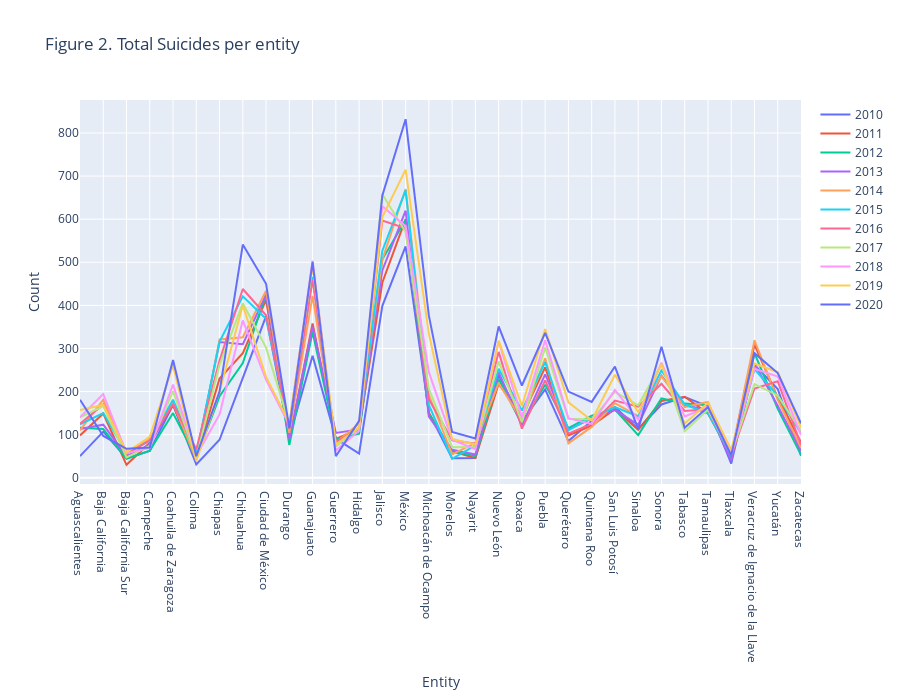

Notebook source saved alongside this figure:
### Code cell
fig = go.Figure()
for year in range(2010,2021):
    fig.add_trace(go.Scatter(x=df.Entidad, y=df['{}_Total'.format(year)],
                        #mode='lines+text+markers',
                        name='{}'.format(year),
                        #text=df['{}_Total'.format(year)],
                        #textposition='top center',
                        hovertemplate=
                        '<b>Entity</b>: %{x}<br>'+
                        '<b>Count</b>: %{y}',
                        ))

fig.update_layout(title='Figure 2. Total Suicides per entity',
                    xaxis_title='Entity',
                    yaxis_title='Count',
                    height=700)

#pio.write_html(fig, file='suicidios_total_entity.html', include_plotlyjs='cdn', full_html=False)
fig.show()

### Figure 1 — Plotly figure (JSON) as saved in the notebook; plotly's stock layout.template omitted (floating-point values rounded to 4 significant figures)
{"data": [{"hovertemplate": "<b>Entity</b>: %{x}<br><b>Count</b>: %{y}", "name": "2010", "type": "scatter", "x": ["Aguascalientes", "Baja California", "Baja California Sur", "Campeche", "Coahuila de Zaragoza", "Colima", "Chiapas", "Chihuahua", "Ciudad de México", "Durango", "Guanajuato", "Guerrero", "Hidalgo", "Jalisco", "México", "Michoacán de Ocampo", "Morelos", "Nayarit", "Nuevo León", "Oaxaca", "Puebla", "Querétaro", "Quintana Roo", "San Luis Potosí", "Sinaloa", "Sonora", "Tabasco", "Tamaulipas", "Tlaxcala", "Veracruz de Ignacio de la Llave", "Yucatán", "Zacatecas"], "y": [50, 107, 45, 62, 169, 31, 88, 234, 375, 94, 283, 91, 56, 399, 537, 151, 45, 46, 238, 131, 205, 85, 132, 164, 113, 170, 187, 166, 33, 262, 206, 51]}, {"hovertemplate": "<b>Entity</b>: %{x}<br><b>Count</b>: %{y}", "name": "2011", "type": "scatter", "x": ["Aguascalientes", "Baja California", "Baja California Sur", "Campeche", "Coahuila de Zaragoza", "Colima", "Chiapas", "Chihuahua", "Ciudad de México", "Durango", "Guanajuato", "Guerrero", "Hidalgo", "Jalisco", "México", "Michoacán de Ocampo", "Morelos", "Nayarit", "Nuevo León", "Oaxaca", "Puebla", "Querétaro", "Quintana Roo", "San Luis Potosí", "Sinaloa", "Sonora", "Tabasco", "Tamaulipas", "Tlaxcala", "Veracruz de Ignacio de la Llave", "Yucatán", "Zacatecas"], "y": [98, 149, 30, 81, 169, 48, 230, 289, 413, 86, 358, 90, 113, 453, 600, 150, 61, 46, 218, 142, 256, 98, 121, 159, 111, 178, 188, 149, 51, 309, 186, 82]}, {"hovertemplate": "<b>Entity</b>: %{x}<br><b>Count</b>: %{y}", "name": "2012", "type": "scatter", "x": ["Aguascalientes", "Baja California", "Baja California Sur", "Campeche", "Coahuila de Zaragoza", "Colima", "Chiapas", "Chihuahua", "Ciudad de México", "Durango", "Guanajuato", "Guerrero", "Hidalgo", "Jalisco", "México", "Michoacán de Ocampo", "Morelos", "Nayarit", "Nuevo León", "Oaxaca", "Puebla", "Querétaro", "Quintana Roo", "San Luis Potosí", "Sinaloa", "Sonora", "Tabasco", "Tamaulipas", "Tlaxcala", "Veracruz de Ignacio de la Llave", "Yucatán", "Zacatecas"], "y": [116, 113, 44, 63, 150, 46, 189, 266, 426, 76, 338, 90, 102, 507, 598, 147, 62, 50, 229, 124, 216, 115, 144, 158, 99, 184, 172, 168, 44, 289, 160, 53]}, {"hovertemplate": "<b>Entity</b>: %{x}<br><b>Count</b>: %{y}", "name": "2013", "type": "scatter", "x": ["Aguascalientes", "Baja California", "Baja California Sur", "Campeche", "Coahuila de Zaragoza", "Colima", "Chiapas", "Chihuahua", "Ciudad de México", "Durango", "Guanajuato", "Guerrero", "Hidalgo", "Jalisco", "México", "Michoacán de Ocampo", "Morelos", "Nayarit", "Nuevo León", "Oaxaca", "Puebla", "Querétaro", "Quintana Roo", "San Luis Potosí", "Sinaloa", "Sonora", "Tabasco", "Tamaulipas", "Tlaxcala", "Veracruz de Ignacio de la Llave", "Yucatán", "Zacatecas"], "y": [113, 123, 50, 77, 174, 52, 315, 310, 425, 90, 351, 104, 112, 481, 620, 142, 65, 54, 245, 121, 240, 112, 137, 157, 123, 237, 168, 157, 40, 265, 167, 62]}, {"hovertemplate": "<b>Entity</b>: %{x}<br><b>Count</b>: %{y}", "name": "2014", "type": "scatter", "x": ["Aguascalientes", "Baja California", "Baja California Sur", "Campeche", "Coahuila de Zaragoza", "Colima", "Chiapas", "Chihuahua", "Ciudad de México", "Durango", "Guanajuato", "Guerrero", "Hidalgo", "Jalisco", "México", "Michoacán de Ocampo", "Morelos", "Nayarit", "Nuevo León", "Oaxaca", "Puebla", "Querétaro", "Quintana Roo", "San Luis Potosí", "Sinaloa", "Sonora", "Tabasco", "Tamaulipas", "Tlaxcala", "Veracruz de Ignacio de la Llave", "Yucatán", "Zacatecas"], "y": [110, 181, 59, 92, 174, 42, 321, 326, 434, 104, 422, 81, 126, 506, 670, 192, 54, 81, 220, 132, 277, 80, 118, 173, 143, 236, 164, 176, 53, 319, 181, 70]}, {"hovertemplate": "<b>Entity</b>: %{x}<br><b>Count</b>: %{y}", "name": "2015", "type": "scatter", "x": ["Aguascalientes", "Baja California", "Baja California Sur", "Campeche", "Coahuila de Zaragoza", "Colima", "Chiapas", "Chihuahua", "Ciudad de México", "Durango", "Guanajuato", "Guerrero", "Hidalgo", "Jalisco", "México", "Michoacán de Ocampo", "Morelos", "Nayarit", "Nuevo León", "Oaxaca", "Puebla", "Querétaro", "Quintana Roo", "San Luis Potosí", "Sinaloa", "Sonora", "Tabasco", "Tamaulipas", "Tlaxcala", "Veracruz de Ignacio de la Llave", "Yucatán", "Zacatecas"], "y": [124, 150, 57, 86, 181, 54, 316, 421, 369, 116, 466, 73, 117, 527, 667, 169, 44, 75, 253, 156, 268, 110, 140, 164, 142, 249, 170, 149, 52, 252, 190, 103]}, {"hovertemplate": "<b>Entity</b>: %{x}<br><b>Count</b>: %{y}", "name": "2016", "type": "scatter", "x": ["Aguascalientes", "Baja California", "Baja California Sur", "Campeche", "Coahuila de Zaragoza", "Colima", "Chiapas", "Chihuahua", "Ciudad de México", "Durango", "Guanajuato", "Guerrero", "Hidalgo", "Jalisco", "México", "Michoacán de Ocampo", "Morelos", "Nayarit", "Nuevo León", "Oaxaca", "Puebla", "Querétaro", "Quintana Roo", "San Luis Potosí", "Sinaloa", "Sonora", "Tabasco", "Tamaulipas", "Tlaxcala", "Veracruz de Ignacio de la Llave", "Yucatán", "Zacatecas"], "y": [125, 170, 55, 87, 171, 66, 272, 438, 377, 114, 459, 83, 113, 597, 579, 182, 87, 79, 292, 114, 226, 102, 125, 179, 165, 218, 155, 159, 52, 207, 224, 76]}, {"hovertemplate": "<b>Entity</b>: %{x}<br><b>Count</b>: %{y}", "name": "2017", "type": "scatter", "x": ["Aguascalientes", "Baja California", "Baja California Sur", "Campeche", "Coahuila de Zaragoza", "Colima", "Chiapas", "Chihuahua", "Ciudad de México", "Durango", "Guanajuato", "Guerrero", "Hidalgo", "Jalisco", "México", "Michoacán de Ocampo", "Morelos", "Nayarit", "Nuevo León", "Oaxaca", "Puebla", "Querétaro", "Quintana Roo", "San Luis Potosí", "Sinaloa", "Sonora", "Tabasco", "Tamaulipas", "Tlaxcala", "Veracruz de Ignacio de la Llave", "Yucatán", "Zacatecas"], "y": [140, 166, 47, 74, 201, 46, 262, 405, 302, 124, 494, 73, 116, 658, 570, 206, 71, 72, 270, 129, 302, 137, 135, 199, 168, 264, 108, 158, 55, 217, 191, 109]}, {"hovertemplate": "<b>Entity</b>: %{x}<br><b>Count</b>: %{y}", "name": "2018", "type": "scatter", "x": ["Aguascalientes", "Baja California", "Baja California Sur", "Campeche", "Coahuila de Zaragoza", "Colima", "Chiapas", "Chihuahua", "Ciudad de México", "Durango", "Guanajuato", "Guerrero", "Hidalgo", "Jalisco", "México", "Michoacán de Ocampo", "Morelos", "Nayarit", "Nuevo León", "Oaxaca", "Puebla", "Querétaro", "Quintana Roo", "San Luis Potosí", "Sinaloa", "Sonora", "Tabasco", "Tamaulipas", "Tlaxcala", "Veracruz de Ignacio de la Llave", "Yucatán", "Zacatecas"], "y": [140, 194, 57, 69, 216, 51, 147, 365, 227, 122, 504, 63, 109, 630, 584, 245, 88, 66, 317, 140, 319, 138, 125, 204, 135, 267, 142, 164, 55, 253, 235, 99]}, {"hovertemplate": "<b>Entity</b>: %{x}<br><b>Count</b>: %{y}", "name": "2019", "type": "scatter", "x": ["Aguascalientes", "Baja California", "Baja California Sur", "Campeche", "Coahuila de Zaragoza", "Colima", "Chiapas", "Chihuahua", "Ciudad de México", "Durango", "Guanajuato", "Guerrero", "Hidalgo", "Jalisco", "México", "Michoacán de Ocampo", "Morelos", "Nayarit", "Nuevo León", "Oaxaca", "Puebla", "Querétaro", "Quintana Roo", "San Luis Potosí", "Sinaloa", "Sonora", "Tabasco", "Tamaulipas", "Tlaxcala", "Veracruz de Ignacio de la Llave", "Yucatán", "Zacatecas"], "y": [157, 169, 59, 95, 261, 39, 200, 400, 234, 127, 493, 77, 117, 605, 715, 334, 90, 77, 318, 166, 345, 175, 133, 239, 152, 263, 126, 174, 65, 265, 245, 117]}, {"hovertemplate": "<b>Entity</b>: %{x}<br><b>Count</b>: %{y}", "name": "2020", "type": "scatter", "x": ["Aguascalientes", "Baja California", "Baja California Sur", "Campeche", "Coahuila de Zaragoza", "Colima", "Chiapas", "Chihuahua", "Ciudad de México", "Durango", "Guanajuato", "Guerrero", "Hidalgo", "Jalisco", "México", "Michoacán de Ocampo", "Morelos", "Nayarit", "Nuevo León", "Oaxaca", "Puebla", "Querétaro", "Quintana Roo", "San Luis Potosí", "Sinaloa", "Sonora", "Tabasco", "Tamaulipas", "Tlaxcala", "Veracruz de Ignacio de la Llave", "Yucatán", "Zacatecas"], "y": [181, 97, 67, 70, 273, 50, 200, 541, 450, 115, 501, 50, 132, 655, 832, 376, 106, 91, 351, 214, 336, 200, 176, 258, 112, 304, 116, 164, 52, 289, 243, 126]}], "layout": {"height": 700, "title": {"text": "Figure 2. Total Suicides per entity"}, "xaxis": {"title": {"text": "Entity"}}, "yaxis": {"title": {"text": "Count"}}}}
